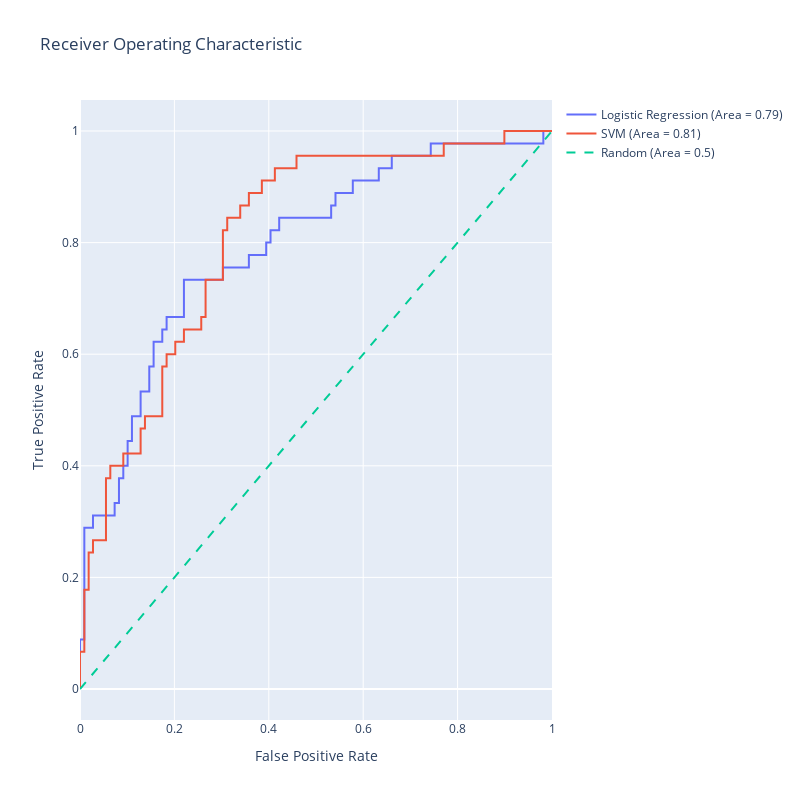

This figure's notebook cell:
### Code cell
# Lets see for SVM and LogisticRegression 

import numpy as np
import plotly.graph_objects as go
from sklearn.linear_model import LogisticRegression
from sklearn.svm import SVC
from sklearn.metrics import roc_curve, roc_auc_score
from sklearn.preprocessing import StandardScaler


# Logistic Regression model
lr_model = LogisticRegression(max_iter=1000)
lr_model.fit(X_train, y_train)
lr_scores = lr_model.predict_proba(X_test)[:,1]

# SVM model
svm_model = SVC(probability=True)
svm_model.fit(x_train_scaled, y_train)
svm_scores = svm_model.predict_proba(X_test_scaled)[:,1]

# Generate ROC curve data for logistic regression model
lr_fpr, lr_tpr, lr_thresholds = roc_curve(y_test, lr_scores)
lr_auc = roc_auc_score(y_test, lr_scores)

# Generate ROC curve data for SVM model
svm_fpr, svm_tpr, svm_thresholds = roc_curve(y_test, svm_scores)
svm_auc = roc_auc_score(y_test, svm_scores)


print("AUC score LogosticRegression" , lr_auc)
print("AUC score LogosticRegression" , svm_auc)

# Generate a trace for the Logistic Regression ROC curve
trace0 = go.Scatter(
    x=lr_fpr,
    y=lr_tpr,
    mode='lines',
    name=f'Logistic Regression (Area = {lr_auc:.2f})'
)

# Generate a trace for the SVM ROC curve
trace1 = go.Scatter(
    x=svm_fpr,
    y=svm_tpr,
    mode='lines',
    name=f'SVM (Area = {svm_auc:.2f})'
)

# Diagonal line
trace2 = go.Scatter(
    x=[0, 1],
    y=[0, 1],
    mode='lines',
    name='Random (Area = 0.5)',
    line=dict(dash='dash')
)

data = [trace0, trace1, trace2]

# Define layout with square aspect ratio
layout = go.Layout(
    title='Receiver Operating Characteristic',
    xaxis=dict(title='False Positive Rate'),
    yaxis=dict(title='True Positive Rate'),
    autosize=False,
    width=800,
    height=800,
    showlegend=True
)

# Define figure and add data
fig = go.Figure(data=data, layout=layout)

# Show figure
fig.show()

### Figure 1 — Plotly figure (JSON) as saved in the notebook; plotly's stock layout.template omitted (floating-point values rounded to 4 significant figures)
{"data": [{"mode": "lines", "name": "Logistic Regression (Area = 0.79)", "type": "scatter", "x": [0.0, 0.0, 0.0, 0.009174, 0.009174, 0.02752, 0.02752, 0.07339, 0.07339, 0.08257, 0.08257, 0.09174, 0.09174, 0.1009, 0.1009, 0.1101, 0.1101, 0.1284, 0.1284, 0.1468, 0.1468, 0.156, 0.156, 0.1743, 0.1743, 0.1835, 0.1835, 0.2202, 0.2202, 0.3028, 0.3028, 0.3578, 0.3578, 0.3945, 0.3945, 0.4037, 0.4037, 0.422, 0.422, 0.5321, 0.5321, 0.5413, 0.5413, 0.578, 0.578, 0.633, 0.633, 0.6606, 0.6606, 0.7431, 0.7431, 0.9817, 0.9817, 1.0], "y": [0.0, 0.02222, 0.08889, 0.08889, 0.2889, 0.2889, 0.3111, 0.3111, 0.3333, 0.3333, 0.3778, 0.3778, 0.4, 0.4, 0.4444, 0.4444, 0.4889, 0.4889, 0.5333, 0.5333, 0.5778, 0.5778, 0.6222, 0.6222, 0.6444, 0.6444, 0.6667, 0.6667, 0.7333, 0.7333, 0.7556, 0.7556, 0.7778, 0.7778, 0.8, 0.8, 0.8222, 0.8222, 0.8444, 0.8444, 0.8667, 0.8667, 0.8889, 0.8889, 0.9111, 0.9111, 0.9333, 0.9333, 0.9556, 0.9556, 0.9778, 0.9778, 1.0, 1.0]}, {"mode": "lines", "name": "SVM (Area = 0.81)", "type": "scatter", "x": [0.0, 0.0, 0.0, 0.009174, 0.009174, 0.01835, 0.01835, 0.02752, 0.02752, 0.05505, 0.05505, 0.06422, 0.06422, 0.09174, 0.09174, 0.1284, 0.1284, 0.1376, 0.1376, 0.1743, 0.1743, 0.1835, 0.1835, 0.2018, 0.2018, 0.2202, 0.2202, 0.2569, 0.2569, 0.2661, 0.2661, 0.3028, 0.3028, 0.3119, 0.3119, 0.3394, 0.3394, 0.3578, 0.3578, 0.3853, 0.3853, 0.4128, 0.4128, 0.4587, 0.4587, 0.7706, 0.7706, 0.8991, 0.8991, 1.0], "y": [0.0, 0.02222, 0.06667, 0.06667, 0.1778, 0.1778, 0.2444, 0.2444, 0.2667, 0.2667, 0.3778, 0.3778, 0.4, 0.4, 0.4222, 0.4222, 0.4667, 0.4667, 0.4889, 0.4889, 0.5778, 0.5778, 0.6, 0.6, 0.6222, 0.6222, 0.6444, 0.6444, 0.6667, 0.6667, 0.7333, 0.7333, 0.8222, 0.8222, 0.8444, 0.8444, 0.8667, 0.8667, 0.8889, 0.8889, 0.9111, 0.9111, 0.9333, 0.9333, 0.9556, 0.9556, 0.9778, 0.9778, 1.0, 1.0]}, {"line": {"dash": "dash"}, "mode": "lines", "name": "Random (Area = 0.5)", "type": "scatter", "x": [0, 1], "y": [0, 1]}], "layout": {"autosize": false, "height": 800, "showlegend": true, "title": {"text": "Receiver Operating Characteristic"}, "width": 800, "xaxis": {"title": {"text": "False Positive Rate"}}, "yaxis": {"title": {"text": "True Positive Rate"}}}}
